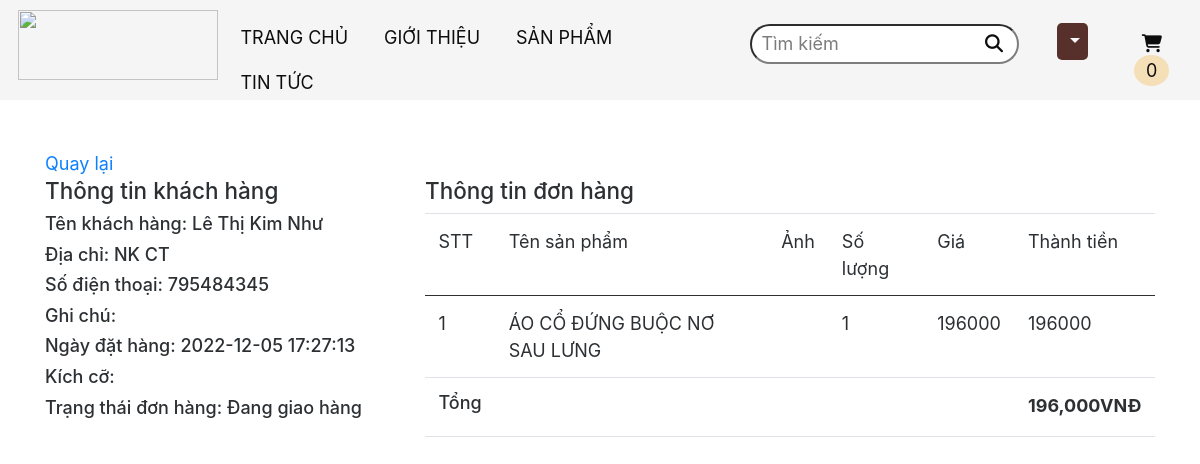
The page /order-detail.php?id=111 (signed in) on the database its author committed.
### tables this page shows
CREATE TABLE `users` (
  `id` int(11) NOT NULL,
  `username` varchar(100) NOT NULL,
  `fullname` varchar(50) NOT NULL,
  `email` varchar(100) NOT NULL,
  `password` varchar(100) NOT NULL
);

CREATE TABLE `order` (
  `id` int(10) NOT NULL,
  `id_user` varchar(10) NOT NULL,
  `note` text NOT NULL,
  `address` varchar(50) NOT NULL,
  `phone` int(20) NOT NULL,
  `total` float NOT NULL,
  `status` int(11) NOT NULL,
  `date` datetime NOT NULL
);

CREATE TABLE `order_detail` (
  `id` int(10) NOT NULL,
  `id_or` int(10) NOT NULL,
  `id_pro` int(10) NOT NULL,
  `quantity` int(10) NOT NULL,
  `price` int(10) NOT NULL
);

CREATE TABLE `products` (
  `pr_id` int(50) NOT NULL,
  `pr_name` varchar(50) NOT NULL,
  `image` longblob NOT NULL,
  `price` int(100) NOT NULL,
  `percent` int(20) NOT NULL,
  `sale_price` int(20) NOT NULL,
  `quantity` int(50) NOT NULL,
  `description` varchar(50) NOT NULL,
  `brand_id` int(5) NOT NULL
);

### cart-function.php (called while the page is built, shortened)
<?php
    function total_price($cart){
        $total_price = 0;
        foreach ($cart as $key => $value){
            $total_price += $value['quantity'] * $value['price'];
        }
        return $total_price;
    }
?>

### order-detail.php (the view, shortened to what this page needs)
<?php
    include 'header.php';
    if(isset($_GET['id'])){
        $id = $_GET['id'];
        $query_order = mysqli_query($db, "SELECT * FROM `order` WHERE `id` = $id");
        $order = mysqli_fetch_assoc($query_order);
        $id_user = $order['id_user'];
        $query_customer = mysqli_query($db, "SELECT * FROM `users` WHERE `id` = $id_user");
        $customer = mysqli_fetch_assoc($query_customer);
        $product = mysqli_query($db, "SELECT order_detail.id_or, order_detail.price, order_detail.quantity,
        products.image, products.pr_name FROM order_detail JOIN products ON order_detail.id_pro = products.pr_id
        WHERE order_detail.id_or = $id ");
    }
        $sqli= "SELECT * FROM `users` inner join `order` on `users`.`id` = `order`.`id_user`";
        $orders = mysqli_query($db, $sqli);
        $row = mysqli_fetch_assoc($orders);
?>
<!DOCTYPE html>
<html lang="en">
    <head>
        <link rel="stylesheet" href="https://cdn.jsdelivr.net/npm/bootstrap@4.3.1/dist/css/bootstrap.min.css">
    </head>
    <body>
        <div class="container" style="margin-top: 150px;">
            <a href="index.php?page_layout=order&id=<?php echo $row['id_user']?>" style="text-decoration: none">Quay lại</a>
            <div class="row">
                <div class="col-md-4">
                    <div class="panel panel-info">
                        <div class="panel-heading">
                            <h5 class="panel-title">Thông tin khách hàng</h5>
                        </div>
                        <div class="panel-boy text-left">
                            <h6>Tên khách hàng: <?php echo $customer['fullname']?></h6>
                            <h6>Địa chỉ: <?php echo $order['address']?></h6>
                            <h6>Số điện thoại: <?php echo $order['phone']?></h6>
                            <h6>Ghi chú: <?php echo $order['note']?></h6>
                            <h6>Ngày đặt hàng: <?php echo $order['date']?></h6>
                            <h6>Kích cỡ: <?php echo $order['size']?></h6>
                            <h6>Trạng thái đơn hàng: <?php if($order['status'] == 0){?>
                                Chưa xác nhận
                            <?php }elseif($order['status'] == 1){?>
                                Đã xác nhận
                                <?php }elseif($order['status'] == 2){?>
                                    Đang giao hàng
                                    <?php }elseif($order['status'] == 3){?>
                                        Giao hàng thành công
                                        <?php }elseif($order['status'] == 4){?>
                                            Giao hàng không thành công
                                            <?php }?>
                        </h6>
                        </div>
                    </div>
                </div>
                <div class="col-md-8">
                    <div class="panel panel-info">
                        <div class="panel-heading">
                            <h5 class="panel-title">Thông tin đơn hàng</h5>
                        </div>
                        <div class="panel-body">
                            <table class="table table-hover">
                                <thead>
                                    <tr>
                                        <td>STT</td>
                                        <td>Tên sản phẩm</td>
                                        <td>Ảnh</td>
                                        <td>Số lượng</td>
                                        <td>Giá</td>
                                        <td>Thành tiền</td>
                                    </tr>
                                </thead>
                                <tbody>
                                    <?php foreach ($product as $key => $value):?>
                                        <tr>
                                            <td><?php echo $key +1?></td>
                                            <td><?php echo $value['pr_name']?></td>
                                            <td><img src="admin/images/<?php echo $value['image']?>" alt="" width="100px"></td>
                                            <td><?php echo $value['quantity']?></td>
                                            <td><?php echo $value['price']?></td>
                                            <td><?php echo $value['quantity']*$value['price']?></td>
                                        </tr>
                                    <?php endforeach ?>
                                    <tr>
                                        <td><h6>Tổng</h6></td>
                                        <td></td>
                                        <td></td>
                                        <td></td>
                                        <td></td>
                                        <td><b><?php echo number_format(total_price($product))?>VNĐ</b></td>
                                    </tr>
                                </tbody>
                            </table>
                        </div>
                    </div>
                </div>
            </div>
        </div>
    </body>
</html>

### css/login.css (style rules this page uses)
html { background-attachment: fixed; background-repeat: no-repeat; font-family: 'Montserrat', sans-serif; opacity: .95; }

### css/main.css (style rules this page uses)
html { scroll-behavior: smooth; font-size: 18px; font-family: 'Montserrat', sans-serif; }
.container { margin-top: 24px; }
a { text-decoration: none; color: black; }
* { padding: 0; margin: 0; box-sizing: border-box; }

### header.php (style rules this page uses)
a { text-decoration: none; }

### rows shown on the page
users: fullname "Lê Thị Kim Như"
order: address "NK CT", phone "795484345", date "2022-12-05 17:27:13"
order_detail: products.pr_name "ÁO CỔ ĐỨNG BUỘC NƠ SAU LƯNG", quantity "1", price "196000", $value['quantity']*$value['price'] "196000"

### other values the page prints
count($cart) "0"
total_price($product) "196,000"
